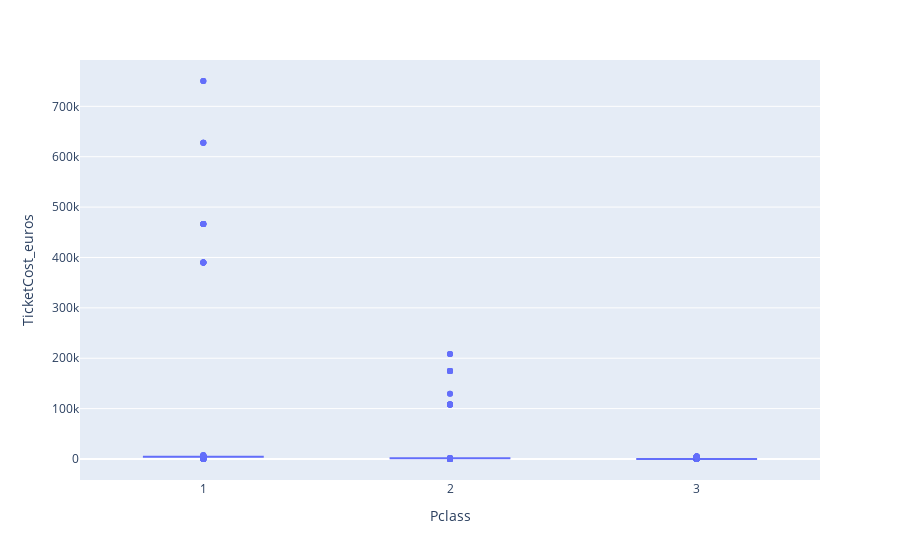

The cell this chart's notebook holds for it:
### Code cell
px.box(base_union, x='Pclass', y='TicketCost_euros')

### Figure 1 — Plotly figure (JSON) as saved in the notebook; plotly's stock layout.template omitted (floating-point values rounded to 4 significant figures; data arrays with more than 128 entries replaced by an {"elided": "..."} marker saying what was removed)
{"data": [{"alignmentgroup": "True", "hovertemplate": "Pclass=%{x}<br>TicketCost_euros=%{y}<extra></extra>", "legendgroup": "", "marker": {"color": "#636efa"}, "name": "", "notched": false, "offsetgroup": "", "orientation": "v", "showlegend": false, "type": "box", "x": {"elided": "1309 int values"}, "x0": " ", "xaxis": "x", "y": {"elided": "1309 int values"}, "y0": " ", "yaxis": "y"}], "layout": {"boxmode": "group", "legend": {"tracegroupgap": 0}, "margin": {"t": 60}, "xaxis": {"anchor": "y", "domain": [0, 1], "title": {"text": "Pclass"}}, "yaxis": {"anchor": "x", "domain": [0, 1], "title": {"text": "TicketCost_euros"}}}}
